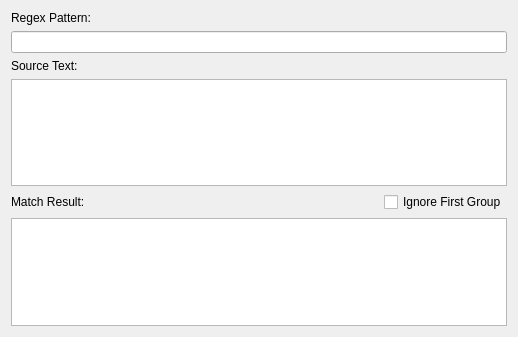
<?xml version="1.0" encoding="UTF-8"?>
<ui version="4.0">
 <class>MainWindow</class>
 <widget class="QMainWindow" name="MainWindow">
  <property name="geometry">
   <rect>
    <x>0</x>
    <y>0</y>
    <width>518</width>
    <height>337</height>
   </rect>
  </property>
  <property name="windowTitle">
   <string>C++ Regular Expression Tester</string>
  </property>
  <widget class="QWidget" name="centralWidget">
   <layout class="QGridLayout" name="gridLayout">
    <item row="1" column="0">
     <layout class="QVBoxLayout" name="verticalLayout">
      <item>
       <widget class="QLabel" name="label_3">
        <property name="text">
         <string>Regex Pattern:</string>
        </property>
       </widget>
      </item>
      <item>
       <widget class="QLineEdit" name="linePattern"/>
      </item>
      <item>
       <widget class="QLabel" name="label_2">
        <property name="text">
         <string>Source Text:</string>
        </property>
       </widget>
      </item>
      <item>
       <widget class="QTextEdit" name="plainSrc">
        <property name="acceptRichText">
         <bool>false</bool>
        </property>
       </widget>
      </item>
      <item>
       <layout class="QHBoxLayout" name="horizontalLayout">
        <item>
         <widget class="QLabel" name="label">
          <property name="text">
           <string>Match Result:</string>
          </property>
         </widget>
        </item>
        <item alignment="Qt::AlignRight">
         <widget class="QCheckBox" name="checkBox">
          <property name="text">
           <string>Ignore First Group</string>
          </property>
         </widget>
        </item>
       </layout>
      </item>
      <item>
       <widget class="QTextEdit" name="plainResult">
        <property name="enabled">
         <bool>true</bool>
        </property>
        <property name="undoRedoEnabled">
         <bool>false</bool>
        </property>
        <property name="readOnly">
         <bool>true</bool>
        </property>
        <property name="acceptRichText">
         <bool>false</bool>
        </property>
       </widget>
      </item>
     </layout>
    </item>
   </layout>
  </widget>
  <widget class="QMenuBar" name="menuBar">
   <property name="geometry">
    <rect>
     <x>0</x>
     <y>0</y>
     <width>518</width>
     <height>23</height>
    </rect>
   </property>
  </widget>
 </widget>
 <layoutdefault spacing="6" margin="11"/>
 <resources/>
 <connections/>
</ui>
